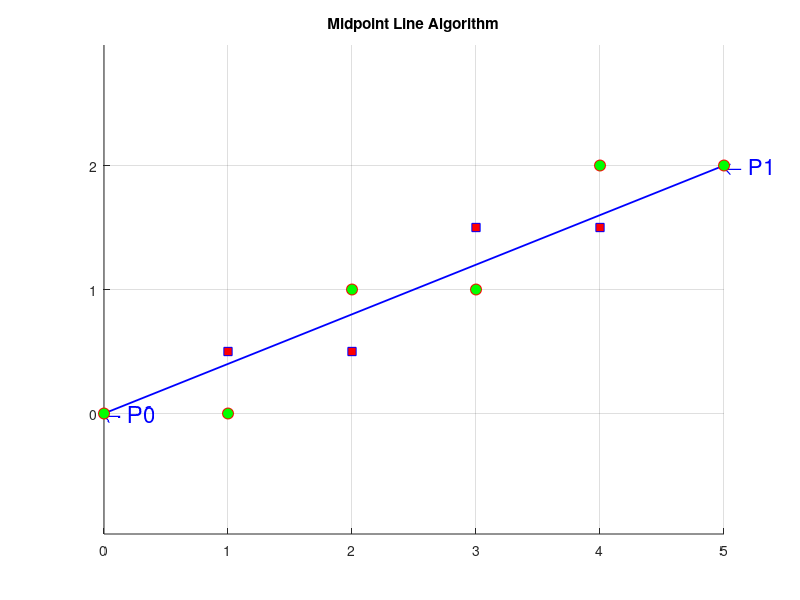

Here is the MATLAB script that generated this plot:
function MidpointLine
% This function implements Midpoint line algorithm and 
% can be applied to all quadrants
%
% Copyright (c) 2005.  Zhou Dengwen.  All rights reserved.
% Department of Computer Science & Technology
% North China Electric Power University(Beijing)(NCEPU)
%
% Lsat time modified: Feb. 28, 2008
%

% The line end points are (x0,y0) and (x1,y1),
% assumed not equal
%x0 = -5; y0 = 0; x1 = 0; y1 = -5;
x0 = 0; y0 = 0; x1 = 5; y1 = 2;

% Compute the increment
a = y0-y1; b = x1-x0; 
s1 = sign(x1-x0); s2 = sign(y1-y0);
d1x = 2*a*s1; d2x = 2*(a*s1+b*s2); % when step in x direction
d1y = 2*b*s2; d2y = 2*(a*s1+b*s2); % when step in y direction 

% Compute the line length and initial value of the discriminant
if abs(x1-x0) >= abs(y1-y0) % when step in x direction
    length = abs(x1-x0); tag = 0; 
    d = 2*a*s1 + b*s2;
else % when step in y direction
    length = abs(y1-y0); tag = 1;
    d = a*s1 + 2*b*s2; 
end

% Initialize the setting and draw the line to be scan-converted
hold on; axis equal;
grid on;
plot([x0 x1],[y0 y1],'b-','LineWidth',1.3);
text(x0,y0,'\leftarrow P0','FontSize',16,'Color',[0,0,1]);
text(x1,y1,'\leftarrow P1','FontSize',16,'Color',[0,0,1]);
title('Midpoint Line Algorithm');

% Begin main loop
x = x0; y = y0; n_time = 3;
plot(x, y, 'o','MarkerSize',8,'MarkerEdgeColor','r','MarkerFaceColor','g');
pause(n_time); % delay n_time seconds
for j = 1:length
     if tag == 0 % when step in x direction
         if j ~= length % draw the midpoint
            plot(x+s1,y+s2/2,'bs','MarkerFaceColor','r'); 
         end
         if s1*s2*d < 0
           x = x + s1; y = y + s2; d = d + d2x;
         else
           x = x + s1; d = d + d1x;
         end
     else % when step in y direction 
         if j ~= length % Draw the midpoint
            plot(x+s1/2,y+s2,'bs','MarkerFaceColor','r'); 
         end
         if s1*s2*d > 0
            x = x + s1; y = y + s2; d = d + d2y; 
         else
            y = y + s2; d = d + d1y;
         end       
     end	
     plot(x, y, 'o','MarkerSize',8,'MarkerEdgeColor','r','MarkerFaceColor','g');
     pause(n_time); % delay n_time seconds
end 
hold off;
